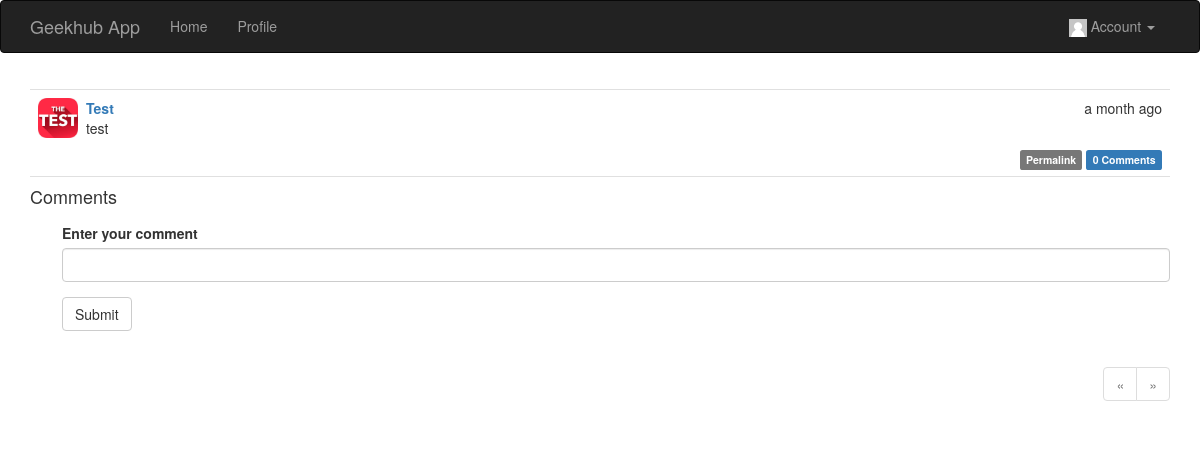
The page /post/1 (signed in) on the database its author committed.
### app/models/user.py (models this page shows, shortened)
class User(UserMixin, db.Model):
    __tablename__ = 'users'
    id = db.Column(db.Integer, primary_key=True)
    email = db.Column(db.String(64), unique=True, index=True)
    username = db.Column(db.String(64), unique=True, index=True)
    role_id = db.Column(db.Integer, db.ForeignKey('roles.id'))
    password_hash = db.Column(db.String(128))
    confirmed = db.Column(db.Boolean, default=False)
    name = db.Column(db.String(64))
    location = db.Column(db.String(64))
    about_me = db.Column(db.Text())
    member_since = db.Column(db.DateTime(), default=datetime.utcnow)
    last_seen = db.Column(db.DateTime(), default=datetime.utcnow)
    posts = db.relationship('Post', backref='author', lazy='dynamic')
    avatar_url = db.Column(db.String(64), default='uploads/default-user-image.png')
    followed = db.relationship('Follow',
                               foreign_keys='Follow.follower_id',
                               backref=db.backref('follower', lazy='joined'),
                               lazy='dynamic',
                               cascade='all, delete-orphan')
    followers = db.relationship('Follow',
                                foreign_keys='Follow.followed_id',
                                backref=db.backref('followed', lazy='joined'),
                                lazy='dynamic',
                                cascade='all, delete-orphan')
    comments = db.relationship('Comment', backref='author', lazy='dynamic')
    @property
    def password(self):
        raise AttributeError('password is not a readable attribute')
    def can(self, permissions):
        return self.role is not None and \
            (self.role.permissions & permissions) == permissions
    def is_administrator(self):
        return self.can(Permission.ADMINISTER)

### app/models/post.py (models this page shows, shortened)
class Post(db.Model):
    __tablename__ = 'posts'
    id = db.Column(db.Integer, primary_key=True)
    body = db.Column(db.Text)
    body_html = db.Column(db.Text)
    timestamp = db.Column(db.DateTime, index=True, default=datetime.utcnow)
    author_id = db.Column(db.Integer, db.ForeignKey('users.id'))
    comments = db.relationship('Comment', backref='post', lazy='dynamic')

### app/main/views/post.py (the view, shortened to what this page needs)
@main.route('/post/<int:id>', methods=['GET', 'POST'])
def post(id):
    post = Post.query.get_or_404(id)
    form = CommentForm()
    page = request.args.get('page', 1, type=int)
    if page == -1:
        page = (post.comments.count() - 1) // \
            current_app.config['COMMENTS_PER_PAGE'] + 1
    pagination = post.comments.order_by(Comment.timestamp.asc()).paginate(
        page, per_page=current_app.config['COMMENTS_PER_PAGE'],
        error_out=False)
    comments = pagination.items
    return render_template('post.html', posts=[post], form=form,
                           comments=comments, pagination=pagination)

### app/main/forms/comment.py
class CommentForm(Form):
    body = StringField('Enter your comment', validators=[DataRequired()])
    submit = SubmitField('Submit')

### app/auth/views.py (called while the page is built)
@auth.before_app_request
def before_request():
    if current_user.is_authenticated \
            and not current_user.confirmed \
            and request.endpoint[:5] != 'auth.' \
            and request.endpoint != 'static':
        return redirect(url_for('auth.unconfirmed'))

### app/main/__init__.py (called while the page is built)
@main.app_context_processor
def inject_permissions():
    return dict(Permission=Permission)

### app/models/user.py (called while the page is built)
@login_manager.user_loader
def load_user(user_id):
    return User.query.get(int(user_id))

### app/templates/post.html (shortened to what this page needs)
{% extends "base.html" %}
{% import "bootstrap/wtf.html" as wtf %}
{% import "_macros.html" as macros %}
{% block page_content %}
{% include '_posts.html' %}
<h4 id="comments">Comments</h4>
{% if current_user.can(Permission.COMMENT) %}
<div class="comment-form">
    {{ wtf.quick_form(form) }}
</div>
{% endif %}
{% if pagination %}
<div class="pagination">
    {{ macros.pagination_widget(pagination, '.post', fragment='#comments', id=posts[0].id) }}
</div>
{% endif %}
{% endblock %}

### app/templates/base.html (shortened to what this page needs)
{% extends "bootstrap/base.html" %}
{% block head %}
{{ super() }}
<link rel="stylesheet" type="text/css" href="{{ url_for('static', filename='styles.css') }}">
{% endblock %}
{% block navbar %}
<div class="navbar navbar-inverse" role="navigation">
    <div class="container">
        <div class="navbar-header">
            <a class="navbar-brand" href="{{ url_for('main.index') }}">Geekhub App</a>
        </div>
        <div class="navbar-collapse collapse">
            <ul class="nav navbar-nav">
                <li><a href="{{ url_for('main.index') }}">Home</a></li>
                {% if current_user.is_authenticated %}
                <li><a href="{{ url_for('main.user', username=current_user.username) }}">Profile</a></li>
                {% endif %}
            </ul>
            <ul class="nav navbar-nav navbar-right">
                {% if current_user.is_authenticated %}
                <li class="dropdown">
                    <a href="#" class="dropdown-toggle" data-toggle="dropdown">
                        {% if current_user.avatar_url %}
                            <img class="mini-avatar" src="{{ url_for('static', filename=current_user.avatar_url) }}">
                        {% endif %}
                        Account <b class="caret"></b>
                    </a>
                </li>
                {% else %}
                <li><a href="{{ url_for('auth.login') }}">Log In</a></li>
                {% endif %}
            </ul>
        </div>
    </div>
</div>
{% endblock %}
{% block content %}
<div class="container">
    {% block page_content %}{% endblock %}
</div>
{% endblock %}

### app/templates/_posts.html (shortened to what this page needs)
<ul class="posts">
    {% for post in posts %}
    <li class="post">
        <div class="post-thumbnail">
            <a href="{{ url_for('.user', username=post.author.username) }}">
                <img class="img-rounded profile-thumbnail small-avatar" src="{{ url_for('static', filename=post.author.avatar_url) }}">
            </a>
        </div>
        <div class="post-content">
            <div class="post-date">{{ moment(post.timestamp).fromNow() }}</div>
            <div class="post-author"><a href="{{ url_for('.user', username=post.author.username) }}">{{ post.author.username }}</a></div>
            <div class="post-body">
                {% if post.body_html %}
                    {{ post.body_html | safe }}
                {% else %}
                    {{ post.body }}
                {% endif %}
            </div>
            <div class="post-footer">
                <a href="{{ url_for('.post', id=post.id) }}">
                    <span class="label label-default">Permalink</span>
                </a>
                <a href="{{ url_for('.post', id=post.id) }}#comments">
                    <span class="label label-primary">{{ post.comments.count() }} Comments</span>
                </a>
            </div>
        </div>
    </li>
    {% endfor %}
</ul>

### app/static/styles.css (style rules this page uses)
.profile-thumbnail { position: absolute; width: 256px; }
ul.posts { list-style-type: none; padding: 0px; margin: 16px 0px 0px 0px; border-top: 1px solid #e0e0e0; }
ul.posts li.post { padding: 8px; border-bottom: 1px solid #e0e0e0; }
div.post-date { float: right; }
div.post-author { font-weight: bold; }
div.post-thumbnail { position: absolute; }
div.post-content { margin-left: 48px; min-height: 48px; }
div.post-footer { text-align: right; }
div.comment-form { margin: 16px 0px 16px 32px; }
div.pagination { width: 100%; text-align: right; padding: 0px; margin: 0px; }
img.small-avatar { width: 40px; }
img.mini-avatar { width: 18px; }

### rows shown on the page
User: avatar_url (placeholder picture)
Post: avatar_url (picture), timestamp "a month ago", author.username "Test", body_html "test", comments.count "0"
